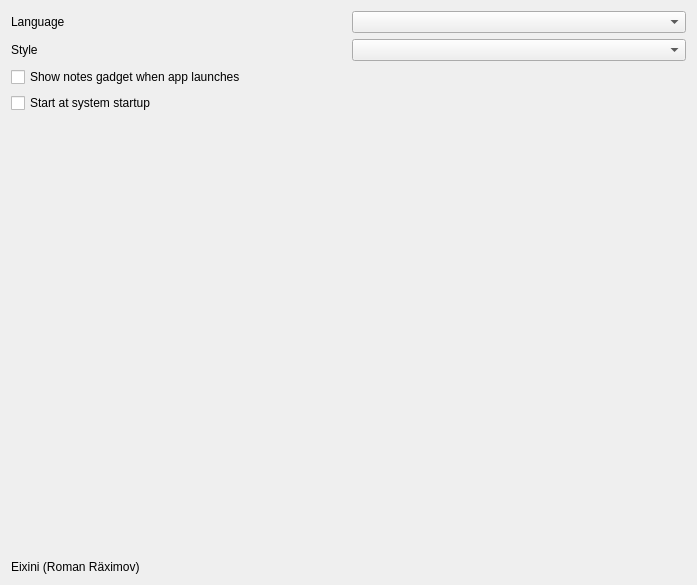
<?xml version="1.0" encoding="UTF-8"?>
<ui version="4.0">
 <class>SettingsWidget</class>
 <widget class="QWidget" name="SettingsWidget">
  <property name="geometry">
   <rect>
    <x>0</x>
    <y>0</y>
    <width>697</width>
    <height>585</height>
   </rect>
  </property>
  <property name="windowTitle">
   <string>Form</string>
  </property>
  <layout class="QVBoxLayout" name="verticalLayout">
   <item>
    <layout class="QHBoxLayout" name="horizontalLayout">
     <item>
      <widget class="QLabel" name="language_label">
       <property name="text">
        <string>Language</string>
       </property>
      </widget>
     </item>
     <item>
      <widget class="QComboBox" name="language_combobox"/>
     </item>
    </layout>
   </item>
   <item>
    <layout class="QHBoxLayout" name="horizontalLayout_2">
     <item>
      <widget class="QLabel" name="style_label">
       <property name="text">
        <string>Style</string>
       </property>
      </widget>
     </item>
     <item>
      <widget class="QComboBox" name="style_combobox"/>
     </item>
    </layout>
   </item>
   <item>
    <widget class="QCheckBox" name="show_note_list_gadget_checkbox">
     <property name="text">
      <string>Show notes gadget when app launches</string>
     </property>
    </widget>
   </item>
   <item>
    <widget class="QCheckBox" name="start_at_system_startup_checkbox">
     <property name="text">
      <string>Start at system startup</string>
     </property>
    </widget>
   </item>
   <item>
    <spacer name="verticalSpacer">
     <property name="orientation">
      <enum>Qt::Vertical</enum>
     </property>
     <property name="sizeHint" stdset="0">
      <size>
       <width>20</width>
       <height>419</height>
      </size>
     </property>
    </spacer>
   </item>
   <item>
    <widget class="QLabel" name="label">
     <property name="text">
      <string>Eixini (Roman Rӓximov)</string>
     </property>
    </widget>
   </item>
  </layout>
 </widget>
 <resources/>
 <connections/>
</ui>
